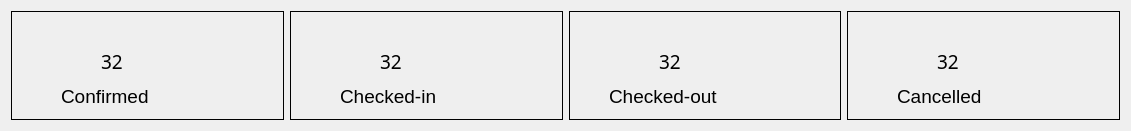
             <widget class="QWidget" name="widget_24" native="true">
              <property name="geometry">
               <rect>
                <x>0</x>
                <y>0</y>
                <width>1131</width>
                <height>131</height>
               </rect>
              </property>
              <layout class="QHBoxLayout" name="horizontalLayout_6">
               <item>
                <widget class="QWidget" name="widget_25" native="true">
                 <property name="styleSheet">
                  <string notr="true">border: 1px solid;</string>
                 </property>
                 <widget class="QLabel" name="lblConfirmed">
                  <property name="geometry">
                   <rect>
                    <x>90</x>
                    <y>30</y>
                    <width>51</width>
                    <height>41</height>
                   </rect>
                  </property>
                  <property name="font">
                   <font>
                    <family>Yu Gothic UI Semibold</family>
                    <pointsize>14</pointsize>
                   </font>
                  </property>
                  <property name="styleSheet">
                   <string notr="true">border: none;
color: black;</string>
                  </property>
                  <property name="text">
                   <string>32</string>
                  </property>
                 </widget>
                 <widget class="QLabel" name="label_82">
                  <property name="geometry">
                   <rect>
                    <x>200</x>
                    <y>30</y>
                    <width>61</width>
                    <height>61</height>
                   </rect>
                  </property>
                  <property name="styleSheet">
                   <string notr="true">border: none;</string>
                  </property>
                  <property name="text">
                   <string/>
                  </property>
                  <property name="pixmap">
                   <pixmap>../img/calendar.png</pixmap>
                  </property>
                  <property name="scaledContents">
                   <bool>true</bool>
                  </property>
                 </widget>
                 <widget class="QLabel" name="label_83">
                  <property name="geometry">
                   <rect>
                    <x>50</x>
                    <y>70</y>
                    <width>111</width>
                    <height>31</height>
                   </rect>
                  </property>
                  <property name="font">
                   <font>
                    <family>Arial</family>
                    <pointsize>14</pointsize>
                   </font>
                  </property>
                  <property name="styleSheet">
                   <string notr="true">border: none;
color: black;</string>
                  </property>
                  <property name="text">
                   <string>Confirmed</string>
                  </property>
                 </widget>
                </widget>
               </item>
               <item>
                <widget class="QWidget" name="widget_9" native="true">
                 <property name="styleSheet">
                  <string notr="true">border: 1px solid;</string>
                 </property>
                 <widget class="QLabel" name="label_84">
                  <property name="geometry">
                   <rect>
                    <x>50</x>
                    <y>70</y>
                    <width>121</width>
                    <height>31</height>
                   </rect>
                  </property>
                  <property name="font">
                   <font>
                    <family>Arial</family>
                    <pointsize>14</pointsize>
                   </font>
                  </property>
                  <property name="styleSheet">
                   <string notr="true">border: none;
color: black;</string>
                  </property>
                  <property name="text">
                   <string>Checked-in</string>
                  </property>
                 </widget>
                 <widget class="QLabel" name="label_85">
                  <property name="geometry">
                   <rect>
                    <x>200</x>
                    <y>30</y>
                    <width>61</width>
                    <height>61</height>
                   </rect>
                  </property>
                  <property name="styleSheet">
                   <string notr="true">border: none;</string>
                  </property>
                  <property name="text">
                   <string/>
                  </property>
                  <property name="pixmap">
                   <pixmap>../img/check-in.png</pixmap>
                  </property>
                  <property name="scaledContents">
                   <bool>true</bool>
                  </property>
                 </widget>
                 <widget class="QLabel" name="lblCheckin">
                  <property name="geometry">
                   <rect>
                    <x>90</x>
                    <y>30</y>
                    <width>51</width>
                    <height>41</height>
                   </rect>
                  </property>
                  <property name="font">
                   <font>
                    <family>Yu Gothic UI Semibold</family>
                    <pointsize>14</pointsize>
                   </font>
                  </property>
                  <property name="styleSheet">
                   <string notr="true">border: none;
color: black;</string>
                  </property>
                  <property name="text">
                   <string>32</string>
                  </property>
                 </widget>
                </widget>
               </item>
               <item>
                <widget class="QWidget" name="widget_26" native="true">
                 <property name="styleSheet">
                  <string notr="true">border: 1px solid;</string>
                 </property>
                 <widget class="QLabel" name="label_86">
                  <property name="geometry">
                   <rect>
                    <x>40</x>
                    <y>70</y>
                    <width>131</width>
                    <height>31</height>
                   </rect>
                  </property>
                  <property name="font">
                   <font>
                    <family>Arial</family>
                    <pointsize>14</pointsize>
                   </font>
                  </property>
                  <property name="styleSheet">
                   <string notr="true">border: none;
color: black;</string>
                  </property>
                  <property name="text">
                   <string>Checked-out</string>
                  </property>
                 </widget>
                 <widget class="QLabel" name="label_87">
                  <property name="geometry">
                   <rect>
                    <x>200</x>
                    <y>30</y>
                    <width>61</width>
                    <height>61</height>
                   </rect>
                  </property>
                  <property name="styleSheet">
                   <string notr="true">border: none;</string>
                  </property>
                  <property name="text">
                   <string/>
                  </property>
                  <property name="pixmap">
                   <pixmap>../img/check-out.png</pixmap>
                  </property>
                  <property name="scaledContents">
                   <bool>true</bool>
                  </property>
                 </widget>
                 <widget class="QLabel" name="lblCheckout">
                  <property name="geometry">
                   <rect>
                    <x>90</x>
                    <y>30</y>
                    <width>51</width>
                    <height>41</height>
                   </rect>
                  </property>
                  <property name="font">
                   <font>
                    <family>Yu Gothic UI Semibold</family>
                    <pointsize>14</pointsize>
                   </font>
                  </property>
                  <property name="styleSheet">
                   <string notr="true">border: none;
color: black;</string>
                  </property>
                  <property name="text">
                   <string>32</string>
                  </property>
                 </widget>
                </widget>
               </item>
               <item>
                <widget class="QWidget" name="widget_27" native="true">
                 <property name="styleSheet">
                  <string notr="true">border: 1px solid;</string>
                 </property>
                 <widget class="QLabel" name="label_88">
                  <property name="geometry">
                   <rect>
                    <x>50</x>
                    <y>70</y>
                    <width>111</width>
                    <height>31</height>
                   </rect>
                  </property>
                  <property name="font">
                   <font>
                    <family>Arial</family>
                    <pointsize>14</pointsize>
                   </font>
                  </property>
                  <property name="styleSheet">
                   <string notr="true">border: none;
color: black;</string>
                  </property>
                  <property name="text">
                   <string>Cancelled</string>
                  </property>
                 </widget>
                 <widget class="QLabel" name="label_89">
                  <property name="geometry">
                   <rect>
                    <x>200</x>
                    <y>30</y>
                    <width>61</width>
                    <height>61</height>
                   </rect>
                  </property>
                  <property name="styleSheet">
                   <string notr="true">border: none;</string>
                  </property>
                  <property name="text">
                   <string/>
                  </property>
                  <property name="pixmap">
                   <pixmap>../img/cancel-event.png</pixmap>
                  </property>
                  <property name="scaledContents">
                   <bool>true</bool>
                  </property>
                 </widget>
                 <widget class="QLabel" name="lblCancelled">
                  <property name="geometry">
                   <rect>
                    <x>90</x>
                    <y>30</y>
                    <width>51</width>
                    <height>41</height>
                   </rect>
                  </property>
                  <property name="font">
                   <font>
                    <family>Yu Gothic UI Semibold</family>
                    <pointsize>14</pointsize>
                   </font>
                  </property>
                  <property name="styleSheet">
                   <string notr="true">border: none;
color: black;</string>
                  </property>
                  <property name="text">
                   <string>32</string>
                  </property>
                 </widget>
                </widget>
               </item>
              </layout>
             </widget>
